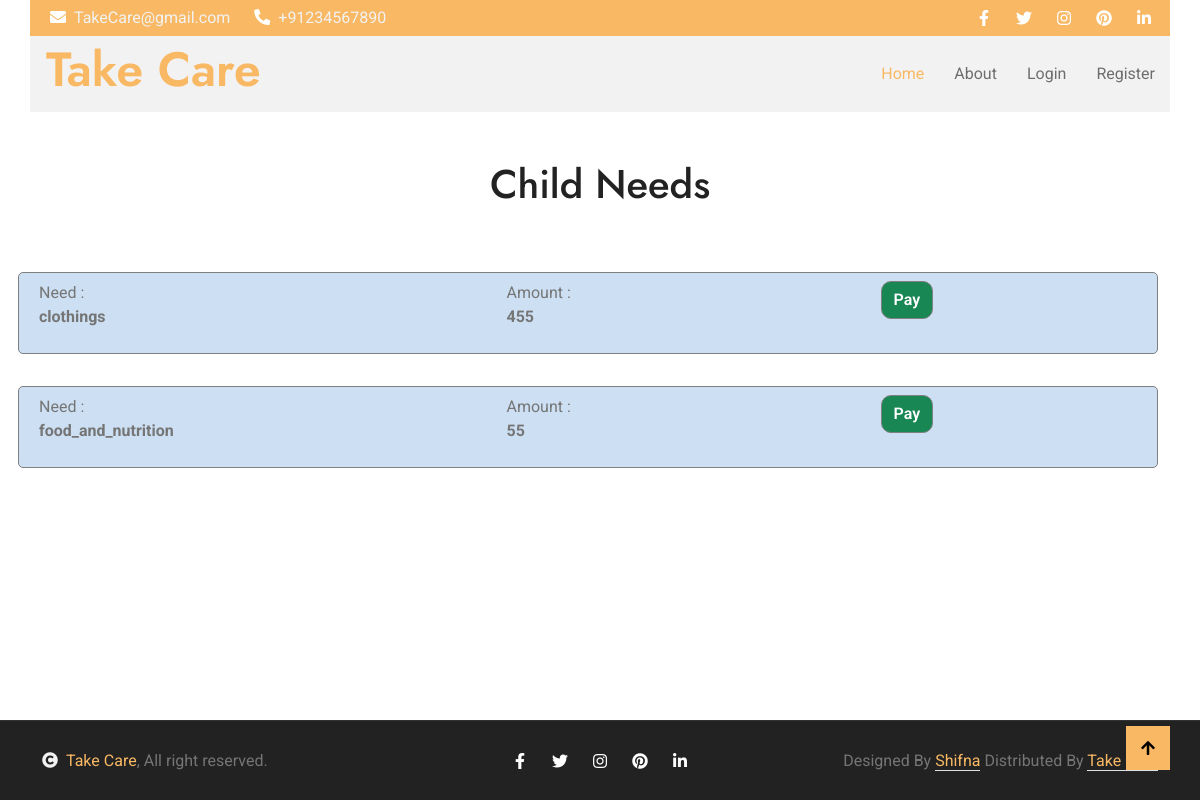
Screenshot of /child/needs/24/ with the database file from the repository.
### ca/models.py (models this page shows)
class LifeTimeSponserShipNeeds(models.Model):
    SPONSOR_TYPES = (
        ('medical', 'Medical'),
        ('clothings', 'Clothings'),
        ('education', 'Education'),
        ('sports', 'Sports'),
        ('food_and_nutrition', 'Food and Nutrition'),
    )
    sponsor_type = models.CharField(max_length=20, choices=SPONSOR_TYPES, null=True)
    lifeTimesponserShip = models.ForeignKey(LifeTimeSponserShip,on_delete=models.CASCADE)
    amount = models.PositiveIntegerField()
    is_paid = models.BooleanField(default=False)
    description = models.CharField(max_length=1000,null=True,blank=True)

### ca/views.py (the view)
# urls.py: path('child/needs/<int:pk>/',views.life_sponser_need_list,name='ch_n'),
def life_sponser_need_list(request, pk):
    l_s = get_object_or_404(LifeTimeSponserShip, id=pk)
    life_sposer_needs = LifeTimeSponserShipNeeds.objects.filter(lifeTimesponserShip=l_s,is_paid=False)
    return render(request, 'needs.html', {'life_sposer_needs': life_sposer_needs})

### ca/templates/needs.html (shortened to what this page needs)
{% extends 'base.html' %}
{% load static %}
{% block content %}
<div class="container">
  <div class="row" style="height:90vh;padding-top:10rem;">
    <div class="col-12">
      <h1 class="text-center">Child Needs </h1>
      <div class="row g-4  mt-5">
            {% for sp in life_sposer_needs %}
            <div class="row my-3 p-2" style="background-color: rgb(204, 223, 243); border:1px solid gray; border-radius: 5px;">
                <div class="col-5">
                    Need :
                    <p class="fw-bold">{{sp.sponsor_type}}</p>
                </div>
                <div class="col-4">
                    Amount :
                    <p class="fw-bold">{{sp.amount}}</p>
                </div>
                <div class="col-3">
                    <a class="btn btn-success" style="border: 1px solid gray ; border-radius: 10px;" href="{%  url 'n_p' sp.id %}"> Pay</a>
                </div>
            </div>
            {%endfor%}
    </div>
    </div>
  </div>
</div>
{% endblock content %}

### ca/static/css/style.css (style rules this page uses)
.btn { font-weight: 600; transition: .5s; }

### rows the page displays
LifeTimeSponserShipNeeds: sponsor_type "clothings", amount "455"
LifeTimeSponserShipNeeds: sponsor_type "food_and_nutrition", amount "55"
